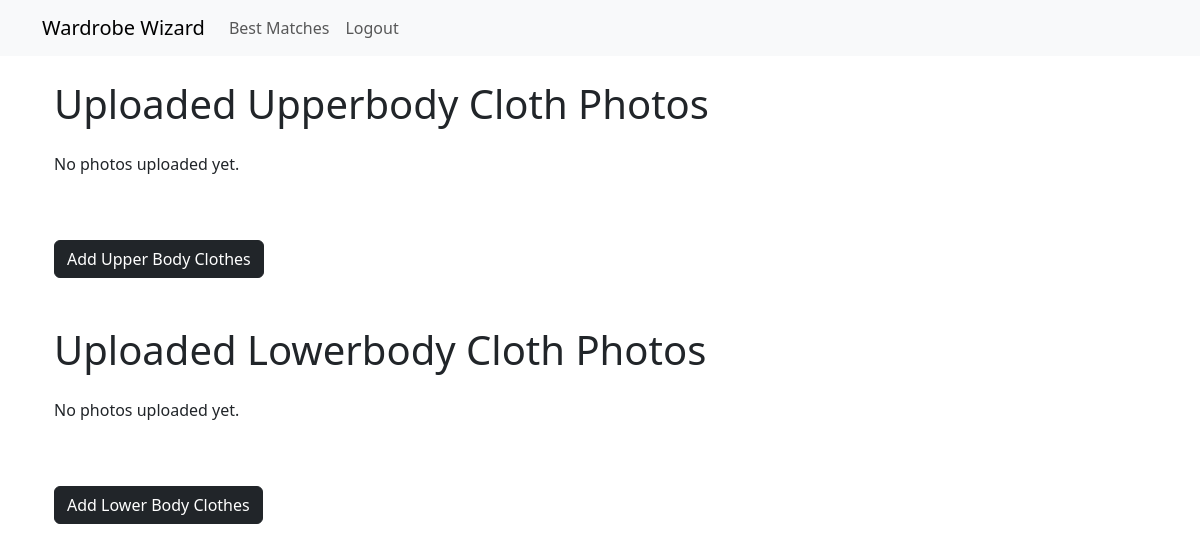
The app's page / (signed in), older data.
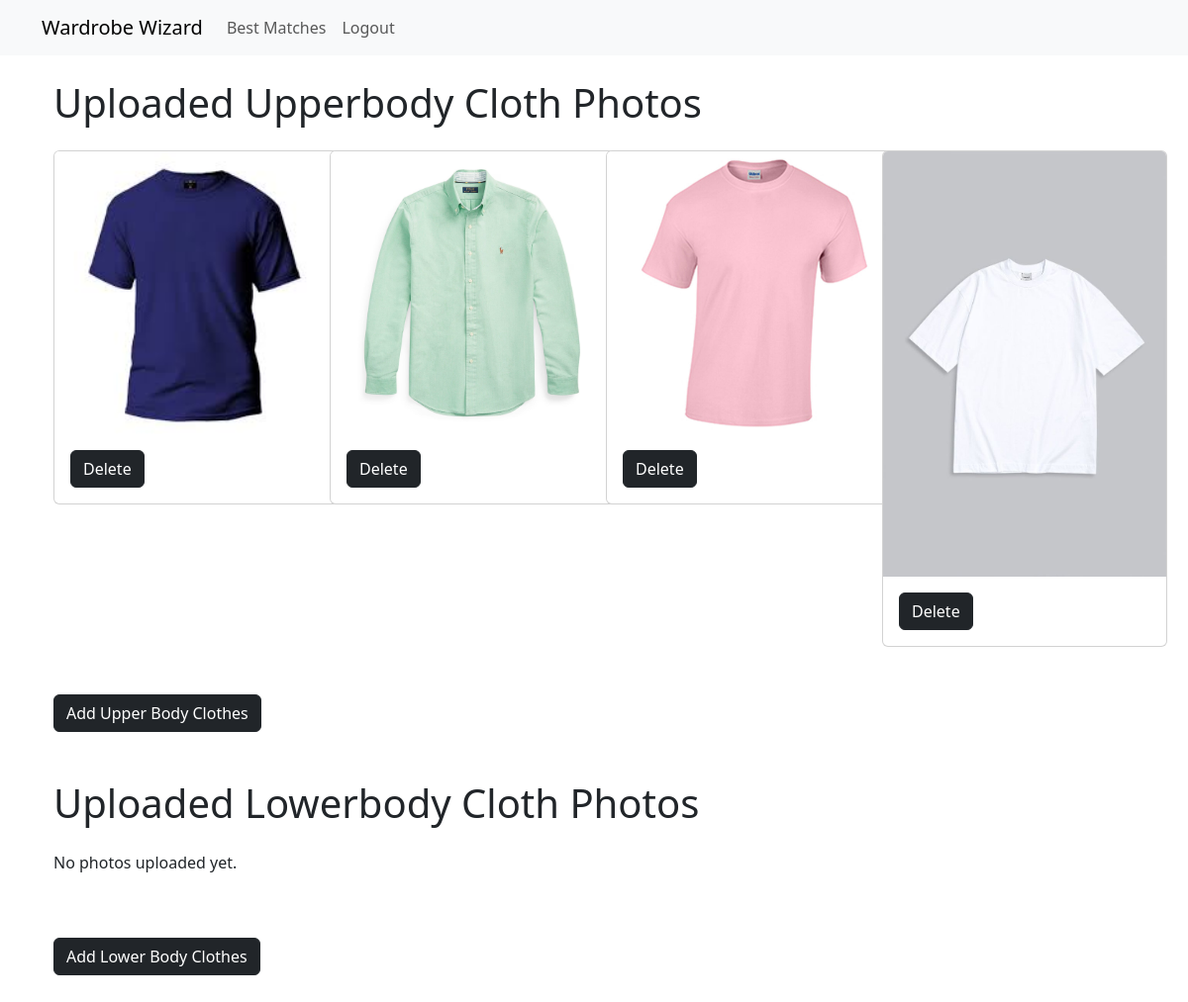
The same page, newer data.
### wardrobe_wizard/models.py (models this page shows)
class Upper(models.Model):
    user = models.ForeignKey(User, on_delete=models.CASCADE)
    upper = models.ImageField(upload_to='uppers/')

### wardrobe_wizard/views.py (the view)
# urls.py: 2. Add a URL to urlpatterns:  path('', views.home, name='home')
def home(request):
    if request.user.is_authenticated:
        uppers = Upper.objects.filter(user=request.user)
        lowers = Lower.objects.filter(user=request.user)
        return render(request, 'home.html', {'uppers': uppers, 'lowers': lowers})
    else:
        message = "You have to be logged in to use this site."
        return render(request, 'home.html', {'message': message})

### wardrobe_wizard/templates/home.html (shortened to what this page needs)
{% extends 'base.html' %}
{% block content %}
{% if user.is_authenticated %}
<div class="container-fluid">
    <h1 class="mb-4">Uploaded Upperbody Cloth Photos</h1>
    {% if uppers %}
        <div class="row">
            {% for upper in uppers %}
                <div class="col-3">
                        <div class="card" style="width: 18rem;">
                            <img src="{{ upper.upper.url }}" class="card-img-top" alt="Upper Body Cloth Photo">
                            <div class="card-body">
                                <a href="{% url 'delete_upper' upper.pk %}" class="btn btn-dark">Delete</a>
                            </div>
                        </div>
                </div>
            {% endfor %}
        </div>
    {% else %}
        <p>No photos uploaded yet.</p>
    {% endif %}
    <a href="{% url 'upload_upper' %}" class="my-5 btn btn-dark">Add Upper Body Clothes</a>
</div>
<div class="container">
    <h1 class="mb-4">Uploaded Lowerbody Cloth Photos</h1>
    {% if lowers %}
        <div class="row">
            {% for lower in lowers %}
                <div class="col-3">
                        <div class="card" style="width: 18rem;">
                            <img src="{{ lower.lower.url }}" class="card-img-top" alt="Lower Body Cloth Photo">
                            <div class="card-body">
                                <a href="{% url 'delete_lower' lower.pk %}" class="btn btn-dark">Delete</a>
                            </div>
                        </div>
                </div>
            {% endfor %}
        </div>
    {% else %}
        <p>No photos uploaded yet.</p>
    {% endif %}
    <a href="{% url 'upload_lower' %}" class="my-5 btn btn-dark">Add Lower Body Clothes</a>
</div>
{% else %}
    <p>{{ message }}</p>
{% endif %}
{% endblock %}

Row changes from the older to the newer data that the page shows:
added Upper: upper (picture)
added Upper: upper (picture)
added Upper: upper (picture)
added Upper: upper (picture)
Text that changed along with them:
text no longer shown: "No photos uploaded yet."
